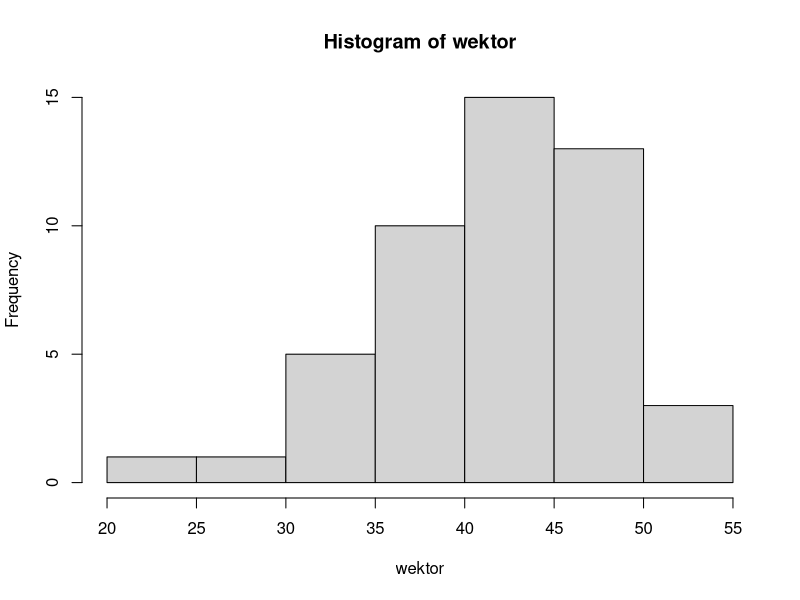
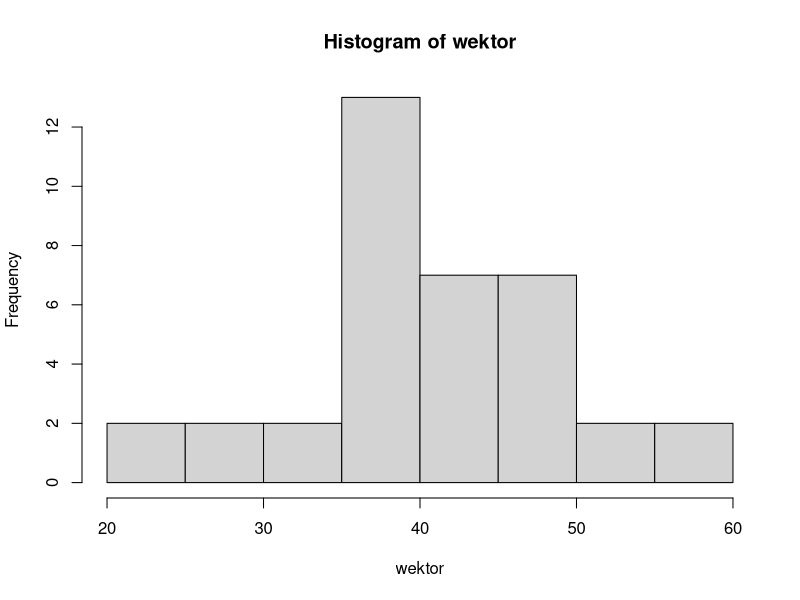

Source code (R) for these figures, in order:
dane1 <- read.table("dane1.txt", quote="\"", comment.char="")
dane2 <- read.table("dane2.txt", quote="\"", comment.char="")
#zad1
stara <- as.vector(dane1[[1]], mode = "double")
nowa <- as.vector(dane2[[1]], mode = "double")
#rysowanie histogramow
#hist(stara, main = "Histogram wydajności pracy w starej hali",xlab = "Wydajność")
#hist(nowa, main = "Histogram wydajności pracw nowej hali",xlab = "Wydajność")
#szeregi rozdzielcze

kwartyl <- function(sr, q)
{
  poz.kwartyla = sum(sr$counts) * q #pozycja kwartyla 
  liczebnoscSkumulowana <- sr$counts
  for(i in 1:length(sr$counts))
  {
    liczebnoscSkumulowana[i] = sum(sr$counts[1:i]) #obliczenie liczebnosci skumulowanej dla każdego przedzialu
  }
  j = 1;
  while(TRUE) #pętla szukająca pozycji kwartyla
  {
    if(poz.kwartyla < liczebnoscSkumulowana[j])
      break
    else
      j = j + 1
  }
  dolnaWartoscPrzedzialu = sr$breaks[j] #dolna wartość przedziału kwartyla
  liczebnoscSkumulowanaPoprzedniego = liczebnoscSkumulowana[j - 1] #liczebność skumulowana przedziału poprzedzającego
  rozpietosc = sr$breaks[j + 1] - dolnaWartoscPrzedzialu
  wynik = dolnaWartoscPrzedzialu + ((poz.kwartyla - liczebnoscSkumulowanaPoprzedniego) * rozpietosc / liczebnoscSkumulowana[j])
  return(wynik)
}
Moda_ss <- function (x)
{
  u <- unique(x)
  n <- length(u)
  #get frequencies of each of the unique values in the vector
  frequencies = 0
  for (i in 1:n) 
  {
    frequencies[i] <- sum(x == u[i])
  }
  #mode if a unimodal vector, else NA
  return(ifelse( length(frequencies[frequencies==max(frequencies)]) > 1 ,
                 NA ,
                 u[which.max(frequencies)] ) )
}
dominantaSzczegolowy <- function(wektor)
{
  uni_wekt <- unique(wektor) #wektor tylko z wartościami unikalnymi
  rozmiar <- length(uni_wekt) #rozmiar utworzonego wektora
  
  ilosc_wys <- vector(mode="numeric", length=rozmiar)#Vector ilości wystąpień unikalnych elemntów w wektorze
  
  for(i in 1:rozmiar)#Ustawienie poczatkowych wartosci wektora
  {
    ilosc_wys[i] <- sum(wektor == uni_wekt[i]) #Przypisanie ilości wsytąpień wartości unikalnej w danch 
  }
  #ifelse warunek, co gdy prawda, co gdy fałsz
  #Jeżeli długość wektora złożonego z elemntów o wartości równej maksymalnej w wartości w tym wektorze jest większa od jeden
  #True to zwróć NA (Not Available)
  #False to zwróć wartość z wektora unikalnego which.max(podaje indek elemntu o wartości max, a indexy ilosc_wys i uni_wek odpowiadają sobie)
  return (ifelse( length(ilosc_wys[ilosc_wys == max(ilosc_wys)]) > 1 , NA , uni_wekt[which.max(ilosc_wys)] ))
}
dominantaRozdzielczy <- function(wektor)
{
 nr_przedz = which.max(wektor$counts) #nr przedziału w histogramie o największej liczebności
 
 x0 = wektor$breaks[nr_przedz]             #dolna granica przedziału z modą
 n_minus = wektor$counts[nr_przedz - 1]   #liczebnosc przedzialu poprzedzającego modę
 n_0      = wektor$counts[nr_przedz]       #liczebnosc przedzialu z modą
 n_plus  = wektor$counts[nr_przedz + 1]   #liczebnosc przedziału następującego po modzie
 rozpietoscPrzedzialu = wektor$breaks[nr_przedz+1] - wektor$breaks[nr_przedz] #rozpietosc przedzialu z modą
 
 wynik = x0 + ( (n_0 - n_minus) / ( (n_0 - n_minus) + (n_0 - n_plus) ) * rozpietoscPrzedzialu) 
 return (wynik)
}

zad1_rozdzielczy <- function(wektor)
{
  sr <- hist(wektor)
  #miary przeciętne
  sredniaArytmetyczna = sum(sr$counts * sr$mids) / sum(sr$counts)
  sredniaHarmoniczna = sum(sr$counts) / sum(sr$counts / sr$mids)
  sredniaGeometryczna = (prod(sr$mids ^ sr$counts)) ^ (1 / sum(sr$counts))
  kwartyl0.25 = kwartyl(sr, 0.25)
  kwartyl0.75 = kwartyl(sr, 0.75)
  mediana = kwartyl(sr, 0.5)
  modaDominanta = dominantaRozdzielczy(sr)
  
   #miary zróżnicowania
  wariancja = sum(((sr$mids-sredniaArytmetyczna) ^ 2) * sr$counts) / sum(sr$counts)
  rozstepMiedzycwiartkowy = kwartyl0.75 - kwartyl0.25
  odchylenieStandardowe = sqrt(wariancja)
  wspolczynnikZmiennosci = odchylenieStandardowe / sredniaArytmetyczna
  rozstepWynikow = max(sr$breaks) - min(sr$breaks)
  odchyleniePrzecietne = sum(abs(sr$mids - sredniaArytmetyczna)*sr$counts) / sum(sr$counts) #Odchylenie przeciętne od średniej arytmetycznej
  odchylenieCwiartkowe = (kwartyl0.75 - kwartyl0.25) / 2
  
  #miary asymetrii
  skosnosc = (sum(((sr$mids-sredniaArytmetyczna) ^ 3) * sr$counts) / sum(sr$counts)) / (odchylenieStandardowe ^ 3)

  #miary koncentracji
  kurtoza = (sum(((sr$mids-sredniaArytmetyczna) ^ 4) * sr$counts) / sum(sr$counts)) / (odchylenieStandardowe ^ 4)
  excess = kurtoza - 3
  
  wynik <- c(sredniaArytmetyczna, sredniaHarmoniczna, sredniaGeometryczna, kwartyl0.25, kwartyl0.75, mediana, modaDominanta, rozstepWynikow, rozstepMiedzycwiartkowy, wariancja, odchylenieStandardowe, odchyleniePrzecietne, odchylenieCwiartkowe, wspolczynnikZmiennosci, skosnosc, kurtoza, excess)
  return(wynik)
}
#szeregi szczegółowe
zad1_szczegolowy <- function(wektor)
{
  ss = sort(wektor)

  #miary przeciętne
  sredniaArytmetyczna = mean(ss)
  sredniaHarmoniczna = 1 / mean(1 / ss)
  sredniaGeometryczna = prod(ss) ^ (1 / length(ss))
  kwartyl0.25 = quantile(ss, 0.25)
  kwartyl0.75 = quantile(ss, 0.75)
  mediana = median(ss)
  modaDominanta = dominantaSzczegolowy(ss)
  
  #miary zróżnicowania
  rozstepWynikow = max(ss) - min(ss)
  rozstepMiedzycwiartkowy = kwartyl0.75 - kwartyl0.25
  wariancja = var(ss)
  odchylenieStandardowe = sqrt(wariancja)
  wspolczynnikZmiennosci = odchylenieStandardowe / sredniaArytmetyczna
  odchyleniePrzecietne = sum(abs(ss - sredniaArytmetyczna)) / length(ss) #Odchylenie przeciętne od średniej arytmetycznej
  odchylenieCwiartkowe = (kwartyl0.75 - kwartyl0.25) / 2
  
  #miary asymetrii
  skosnosc = (sum((ss - sredniaArytmetyczna) ^ 3) / length(ss)) / (odchylenieStandardowe^ 3)
  
  #miary koncentracji
  kurtoza = (sum((ss - sredniaArytmetyczna) ^ 4) / length(ss)) / (odchylenieStandardowe^ 4)
  excess = kurtoza - 3
  
  wynik <- c(sredniaArytmetyczna, sredniaHarmoniczna, sredniaGeometryczna, kwartyl0.25, kwartyl0.75, mediana, modaDominanta, rozstepWynikow, rozstepMiedzycwiartkowy, wariancja, odchylenieStandardowe, odchyleniePrzecietne, odchylenieCwiartkowe, wspolczynnikZmiennosci, skosnosc, kurtoza, excess)
  return(wynik)
}

zad1<- function(wektor_stara, wektor_nowa)
{
  wynik_szczegolowy_stara = zad1_szczegolowy(wektor_stara)
  wynik_szczegolowy_nowa = zad1_szczegolowy(wektor_nowa)
  wynik_rozdzielczy_stara = zad1_rozdzielczy(wektor_stara)
  wynik_rozdzielczy_nowa = zad1_rozdzielczy(wektor_nowa)
  t = data.frame(szczegolowy_nowa = wynik_szczegolowy_nowa, szczegolowy_stara = wynik_szczegolowy_stara, rozdzielczy_nowa = wynik_rozdzielczy_nowa, rozdzielczy_stara = wynik_rozdzielczy_stara)
  row.names(t) = c("Srednia arytmetyczna:", "Srednia harmoniczna:", "Srednia geometryczna:", "Kwartyl 0.25", "Kwartyl 0.75:", "Mediana:", "Dominanta:","Rozstęp wyników:", "Rozstęp międzyćwiartkowy:", "Wariancja próbkowa:", "Odchylenie standardowe:", "Odchylenie od Średniej:", "Odchylenie od Mediany:", "Współczynnik zmienności:", "Skośność:", "Kurtoza:", "Excess:")
  print(t)
}
test <- function(wektor) 
{
  
  wektor = sort(wektor) # sortowanie danych
  n = length(wektor) # sprawdzenie ilosci elementow
  
  # przyjmowanie odpowiedniego k z tablicy testu w zaleznosci od liczby elementow
  if(length(wektor) == 37) { k = 0.1457 }
  else { k = 0.1279 }
  
  p = pnorm((wektor - mean(wektor))/sd(wektor))
  # pnorm - The Normal Distribution - rozklad normalny
  # mean - Arithmetic Mean - srednia arytmetyczna
  # sd - Standard Deviation - odchylenie standardowe 
  
  Dplus = max(seq(1:n)/n - p)
  Dminus = max(p - (seq(1:n) - 1)/n)
  
  # seq - Sequence Generation
  
  D = max(Dplus, Dminus)
  
  cat("wartosc D wynosi:", D, "\n")
  cat("wartosc k wynosi:", k,"\n")
  
  if(D < k) 
  { cat("Wydajnosci pracy maja rozklad normalny.\n") } 
  else 
  { cat("Wydajnosci pracy nie maja rozkladu normalnego.\n") }
  
}

zad2 <- function(wektor_stara, wektor_nowa)
{
  cat("Dane 1 (stara hala):\n") 
  test(wektor_stara)
  cat("Dane 2 (nowa hala):\n") 
  test(wektor_nowa)
}

zad3<- function(vector)
{
  n=length(vector)   #wielkosc proby
  sigma=sd(vector)   #probkowe oszacowanie odchylenia standardowego
  
  d=qt(.975, df=n-1)*sigma/sqrt(n) #bezwzgedny blad szacunku
  xsr=mean(vector)  #srednia arytmetyczna
  
  interval=xsr+c(-d,d)
  precision=d/xsr*100
  
  print('Interwal‚ estymacji przedzialowej o dokladnosci 95%:')
  print(round(interval,4))
  print('Wzgledna precyzja oszacowania:')
  print(round(precision,4))
}
zad4<- function(wektor)
{
  
  #średnia z próby
  mu=mean(wektor)
  
  #odchylenie standardowe
  sigma<-sd(wektor)
  
  #ilosc danych
  n=length(wektor)
  
  #przedział ufności 95%
  round(mu+c(-1,1)*sigma/sqrt(n)*qnorm(.975),2)
  
  #bezwzględny błąd szacunku
  d=qt(.975, df=n-1)*sigma/sqrt(n)
  
  #przedział 
  interval=mu+c(-d,d)
  
  #precyzja 
  precision=d/mu*100
  
  print('Interwal‚ estymacji przedzialowej o dokladnosci 95%:')
  print(round(interval,4))
  
  print('Wzgledna precyzja oszacowania:')
  print(round(precision,4))
}
zad1(stara, nowa)
zad2(stara, nowa)
zad3(stara)
zad4(nowa)